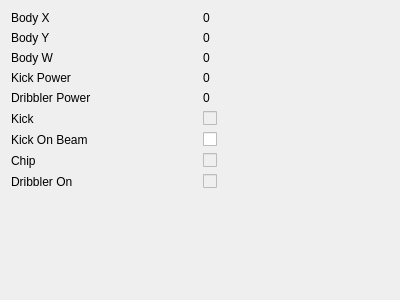
<?xml version="1.0" encoding="UTF-8"?>
<ui version="4.0">
 <class>Form</class>
 <widget class="QWidget" name="Form">
  <property name="geometry">
   <rect>
    <x>0</x>
    <y>0</y>
    <width>400</width>
    <height>300</height>
   </rect>
  </property>
  <property name="windowTitle">
   <string>Form</string>
  </property>
  <layout class="QVBoxLayout" name="verticalLayout">
   <item>
    <layout class="QGridLayout" name="gridLayout">
     <item row="0" column="0">
      <widget class="QLabel" name="bodyX_text">
       <property name="text">
        <string>Body X</string>
       </property>
      </widget>
     </item>
     <item row="0" column="1">
      <widget class="QLabel" name="joystickBodyXLabel">
       <property name="text">
        <string>0</string>
       </property>
      </widget>
     </item>
     <item row="1" column="0">
      <widget class="QLabel" name="bodyY_text">
       <property name="text">
        <string>Body Y</string>
       </property>
      </widget>
     </item>
     <item row="1" column="1">
      <widget class="QLabel" name="joystickBodyYLabel">
       <property name="text">
        <string>0</string>
       </property>
      </widget>
     </item>
     <item row="2" column="0">
      <widget class="QLabel" name="bodyW_text">
       <property name="text">
        <string>Body W</string>
       </property>
      </widget>
     </item>
     <item row="2" column="1">
      <widget class="QLabel" name="joystickBodyWLabel">
       <property name="text">
        <string>0</string>
       </property>
      </widget>
     </item>
     <item row="3" column="0">
      <widget class="QLabel" name="kickPower_text">
       <property name="text">
        <string>Kick Power</string>
       </property>
      </widget>
     </item>
     <item row="3" column="1">
      <widget class="QLabel" name="joystickKickPowerLabel">
       <property name="text">
        <string>0</string>
       </property>
      </widget>
     </item>
     <item row="4" column="0">
      <widget class="QLabel" name="dribblerPower_text">
       <property name="text">
        <string>Dribbler Power</string>
       </property>
      </widget>
     </item>
     <item row="4" column="1">
      <widget class="QLabel" name="joystickDibblerPowerLabel">
       <property name="text">
        <string>0</string>
       </property>
      </widget>
     </item>
     <item row="5" column="0">
      <widget class="QLabel" name="kick_text">
       <property name="enabled">
        <bool>true</bool>
       </property>
       <property name="text">
        <string>Kick</string>
       </property>
      </widget>
     </item>
     <item row="5" column="1">
      <widget class="QCheckBox" name="joystickKickCheckBox">
       <property name="enabled">
        <bool>false</bool>
       </property>
       <property name="text">
        <string/>
       </property>
      </widget>
     </item>
     <item row="6" column="0">
      <widget class="QLabel" name="kickOnBeam_text">
       <property name="text">
        <string>Kick On Beam</string>
       </property>
      </widget>
     </item>
     <item row="6" column="1">
      <widget class="QCheckBox" name="joystickKickOnBreakBeam">
       <property name="text">
        <string/>
       </property>
      </widget>
     </item>
     <item row="7" column="0">
      <widget class="QLabel" name="chip_text">
       <property name="text">
        <string>Chip</string>
       </property>
      </widget>
     </item>
     <item row="7" column="1">
      <widget class="QCheckBox" name="joystickChipCheckBox">
       <property name="enabled">
        <bool>false</bool>
       </property>
       <property name="text">
        <string/>
       </property>
      </widget>
     </item>
     <item row="8" column="0">
      <widget class="QLabel" name="dribblerOn_text">
       <property name="text">
        <string>Dribbler On</string>
       </property>
      </widget>
     </item>
     <item row="8" column="1">
      <widget class="QCheckBox" name="joystickDribblerCheckBox">
       <property name="enabled">
        <bool>false</bool>
       </property>
       <property name="text">
        <string/>
       </property>
      </widget>
     </item>
    </layout>
   </item>
   <item>
    <spacer name="verticalSpacer">
     <property name="orientation">
      <enum>Qt::Vertical</enum>
     </property>
     <property name="sizeHint" stdset="0">
      <size>
       <width>20</width>
       <height>79</height>
      </size>
     </property>
    </spacer>
   </item>
  </layout>
 </widget>
 <resources/>
 <connections/>
</ui>
